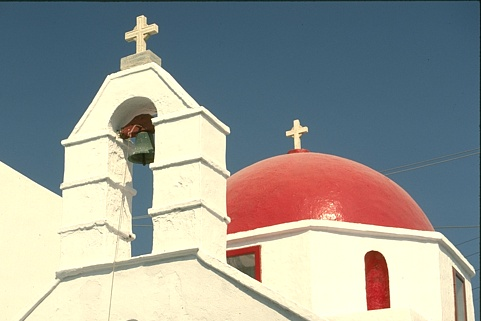
#> input picture assignment/Easy/118035.jpg, 481 x 321 px
$ jupyter execute rg.ipynb   (older library calls are emulated)
#> lines starting #> are read from the running program, lines starting #| are printed output that depends on the picture; after the words box and inside, x2 and y2 are one past the last pixel; in counts of white or black regions, pixels touching at a corner belong together
[cell 1]
import cv2
import numpy as np
import matplotlib.pyplot as plt

[cell 2]
def region_growing(img, seed):
    neighbors = [(0, 1), (1, 0), (-1, 0), (0, -1)]  # 4-connectivity
    region_threshold = 10
    region_size = 1
    region_mean = float(img[seed])

    # Initialize the list of growth points
    growth_points = [seed]

    # Mark array to indicate whether a pixel has been segmented
    segmented = np.zeros_like(img, dtype=np.bool)

    while len(growth_points) > 0:
        new_points = []
        for point in growth_points:
            for neighbor in neighbors:
                # Calculate the position of neighboring pixel
                x_new = point[0] + neighbor[0]
                y_new = point[1] + neighbor[1]

                # Check if the neighboring pixel is outside the image boundaries
                if x_new < 0 or y_new < 0 or x_new >= img.shape[0] or y_new >= img.shape[1]:
                    continue

                # Check if the neighboring pixel has already been segmented
                if segmented[x_new, y_new]:
                    continue

                pixel_value = img[x_new, y_new]
                if abs(pixel_value - region_mean) < region_threshold:
                    segmented[x_new, y_new] = True
                    region_size += 1
                    region_mean = (region_mean * (region_size - 1) + pixel_value) / region_size
                    new_points.append((x_new, y_new))
        growth_points = new_points

    return segmented

[cell 3]
# Read the image
image = cv2.imread('assignment/Easy/118035.jpg', 0)
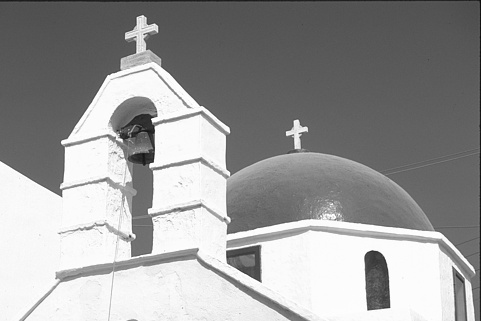
#> image: shape (321, 481); min 13, max 255, mean 153.8

[cell 4]
image.shape
#> Out = (321, 481)

[cell 5]
# Set the seed point
seed_point = (50, 400)

[cell 6]
# Apply the region growing algorithm
segmented_image = region_growing(image, seed_point)
#> in region_growing, `region_mean = float(img[seed])`: region_mean = 89
#> after the loop in region_growing, `while len(growth_points) > 0:`:
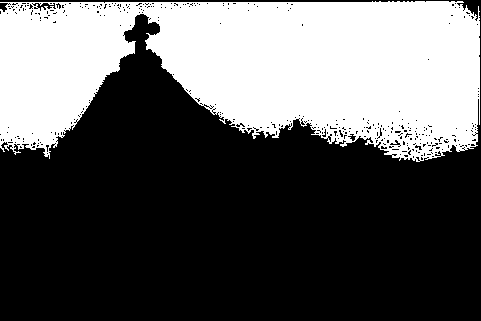
#> segmented: shape (321, 481) bool; 36.6% white; 1 white region, box (x1, y1, x2, y2) and area: (0, 1, 480, 162) 56505
#> after the loop in region_growing, `while len(growth_points) > 0:`: region_mean = 89.66; region_size = 56506

$ run again, with assignment/Easy/113044.jpg copied over assignment/Easy/118035.jpg
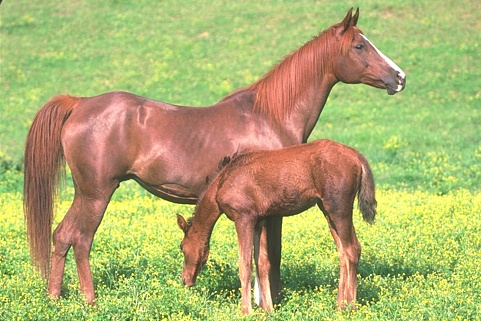
#> input picture assignment/Easy/113044.jpg, 481 x 321 px
#> `image = cv2.imread('assignment/Easy/118035.jpg', 0)`:
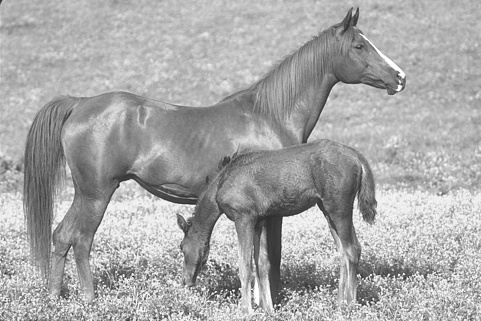
#> image: shape (321, 481); min 35, max 255, mean 167.7
#> in region_growing, `region_mean = float(img[seed])`: region_mean = 199
#> after the loop in region_growing, `while len(growth_points) > 0:`:
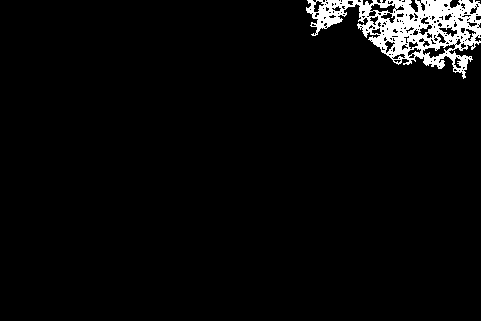
#> segmented: shape (321, 481) bool; 3.7% white; 1 white region, box (x1, y1, x2, y2) and area: (306, 0, 481, 79) 5728
#> after the loop in region_growing, `while len(growth_points) > 0:`: region_mean = 184.6; region_size = 5729

$ run again, with assignment/Easy/124084.jpg copied over assignment/Easy/118035.jpg
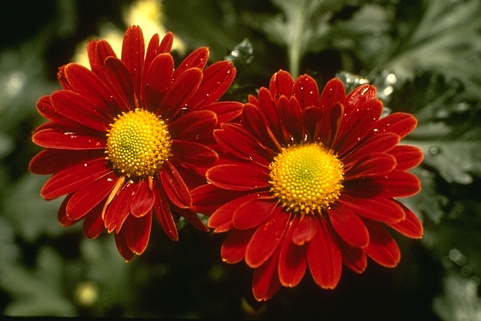
#> input picture assignment/Easy/124084.jpg, 481 x 321 px
#> `image = cv2.imread('assignment/Easy/118035.jpg', 0)`:
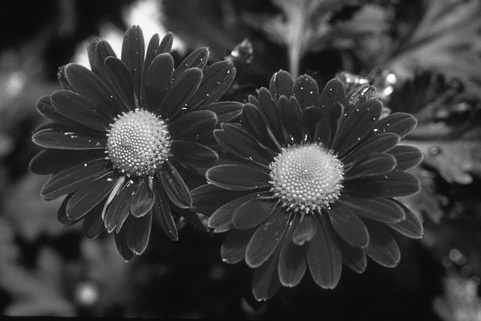
#> image: shape (321, 481); min 9, max 255, mean 58.9
#> in region_growing, `region_mean = float(img[seed])`: region_mean = 47
#> after the loop in region_growing, `while len(growth_points) > 0:`:
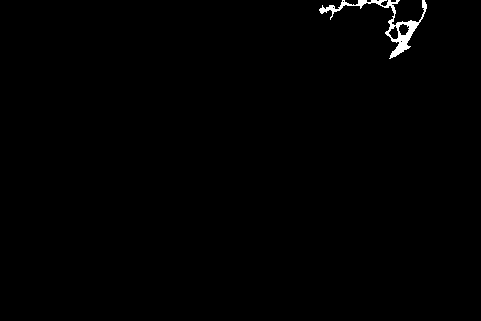
#> segmented: shape (321, 481) bool; 0.62% white; 1 white region, box (x1, y1, x2, y2) and area: (319, 0, 427, 59) 951
#> after the loop in region_growing, `while len(growth_points) > 0:`: region_mean = 46.24; region_size = 952
